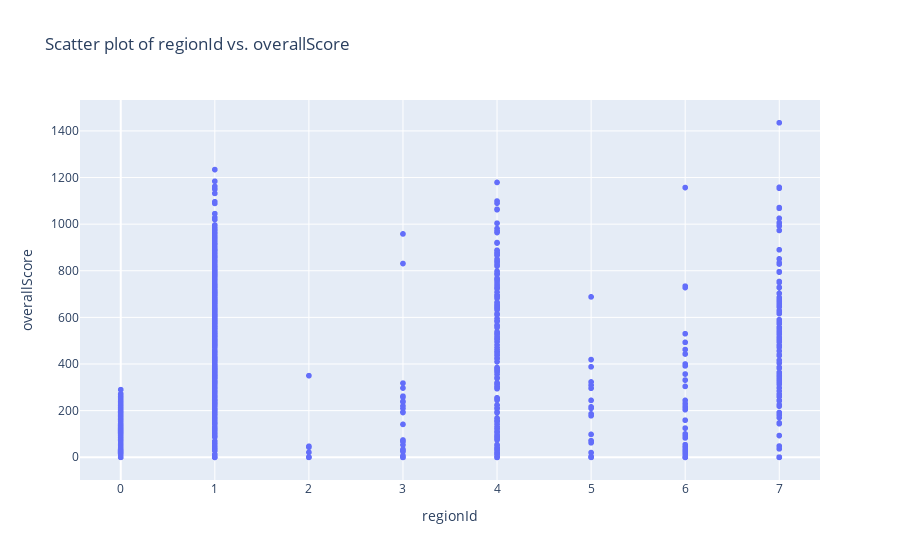
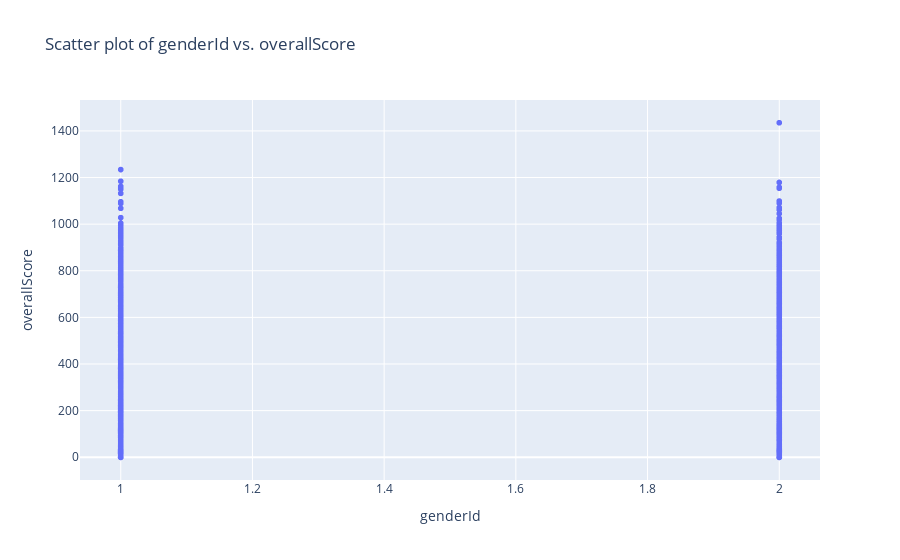
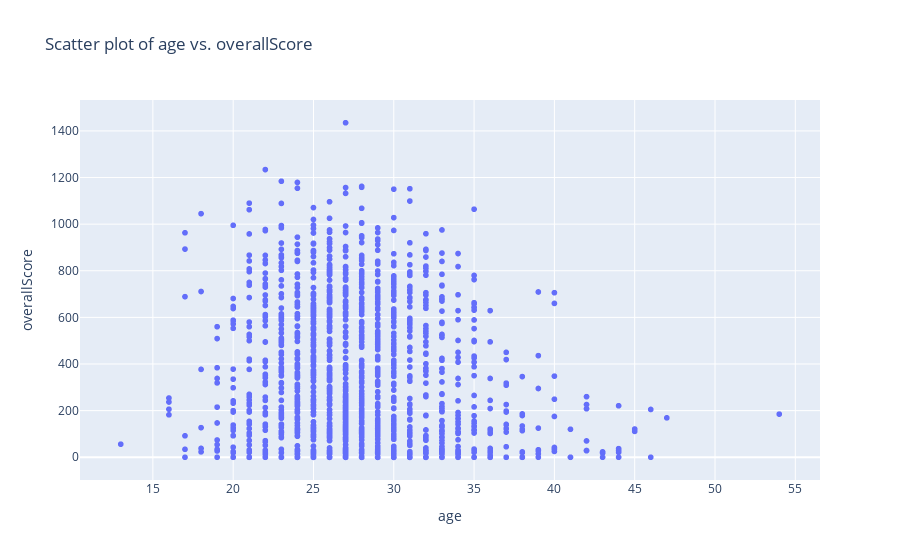
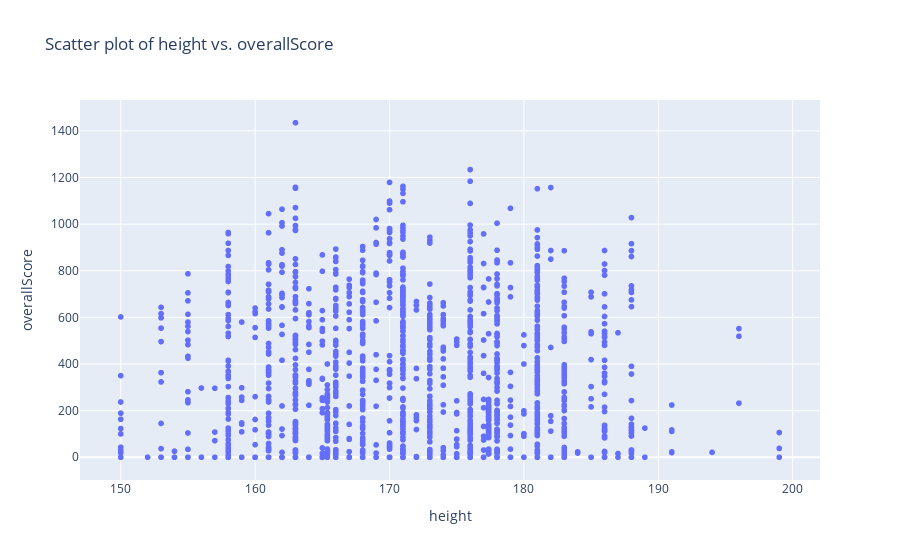

Notebook code cell kept with these figures, in order:
### Code cell
data = df_games_and_open[['regionId', 'genderId', 'age', 'height', 'weight', 'bmi', 'overallRank', 'overallScore', 'openRank', 'openScore',
                  'openCompetitor']]

# Get the list of column names, excluding the 'overallScores' column
x_columns = [col for col in data.columns if col != 'overallScore']

# Create a scatter plot for each column
for column in x_columns:
    fig = px.scatter(data_frame=data, x=column, y='overallScore', title=f'Scatter plot of {column} vs. overallScore')
    fig.show()

### Figure 1 — Plotly figure (JSON) as saved in the notebook; plotly's stock layout.template omitted (floating-point values rounded to 4 significant figures; data arrays with more than 128 entries replaced by an {"elided": "..."} marker saying what was removed)
{"data": [{"hovertemplate": "regionId=%{x}<br>overallScore=%{y}<extra></extra>", "legendgroup": "", "marker": {"color": "#636efa", "symbol": "circle"}, "mode": "markers", "name": "", "showlegend": false, "type": "scattergl", "x": {"elided": "1633 int values"}, "xaxis": "x", "y": {"elided": "1633 int values"}, "yaxis": "y"}], "layout": {"legend": {"tracegroupgap": 0}, "title": {"text": "Scatter plot of regionId vs. overallScore"}, "xaxis": {"anchor": "y", "domain": [0, 1], "title": {"text": "regionId"}}, "yaxis": {"anchor": "x", "domain": [0, 1], "title": {"text": "overallScore"}}}}

### Figure 2 — Plotly figure (JSON) as saved in the notebook; plotly's stock layout.template omitted (floating-point values rounded to 4 significant figures; data arrays with more than 128 entries replaced by an {"elided": "..."} marker saying what was removed)
{"data": [{"hovertemplate": "genderId=%{x}<br>overallScore=%{y}<extra></extra>", "legendgroup": "", "marker": {"color": "#636efa", "symbol": "circle"}, "mode": "markers", "name": "", "showlegend": false, "type": "scattergl", "x": {"elided": "1633 int values"}, "xaxis": "x", "y": {"elided": "1633 int values"}, "yaxis": "y"}], "layout": {"legend": {"tracegroupgap": 0}, "title": {"text": "Scatter plot of genderId vs. overallScore"}, "xaxis": {"anchor": "y", "domain": [0, 1], "title": {"text": "genderId"}}, "yaxis": {"anchor": "x", "domain": [0, 1], "title": {"text": "overallScore"}}}}

### Figure 3 — Plotly figure (JSON) as saved in the notebook; plotly's stock layout.template omitted (floating-point values rounded to 4 significant figures; data arrays with more than 128 entries replaced by an {"elided": "..."} marker saying what was removed)
{"data": [{"hovertemplate": "age=%{x}<br>overallScore=%{y}<extra></extra>", "legendgroup": "", "marker": {"color": "#636efa", "symbol": "circle"}, "mode": "markers", "name": "", "showlegend": false, "type": "scattergl", "x": {"elided": "1633 int values"}, "xaxis": "x", "y": {"elided": "1633 int values"}, "yaxis": "y"}], "layout": {"legend": {"tracegroupgap": 0}, "title": {"text": "Scatter plot of age vs. overallScore"}, "xaxis": {"anchor": "y", "domain": [0, 1], "title": {"text": "age"}}, "yaxis": {"anchor": "x", "domain": [0, 1], "title": {"text": "overallScore"}}}}

### Figure 4 — Plotly figure (JSON) as saved in the notebook; plotly's stock layout.template omitted (floating-point values rounded to 4 significant figures; data arrays with more than 128 entries replaced by an {"elided": "..."} marker saying what was removed)
{"data": [{"hovertemplate": "height=%{x}<br>overallScore=%{y}<extra></extra>", "legendgroup": "", "marker": {"color": "#636efa", "symbol": "circle"}, "mode": "markers", "name": "", "showlegend": false, "type": "scattergl", "x": {"elided": "1633 float values"}, "xaxis": "x", "y": {"elided": "1633 int values"}, "yaxis": "y"}], "layout": {"legend": {"tracegroupgap": 0}, "title": {"text": "Scatter plot of height vs. overallScore"}, "xaxis": {"anchor": "y", "domain": [0, 1], "title": {"text": "height"}}, "yaxis": {"anchor": "x", "domain": [0, 1], "title": {"text": "overallScore"}}}}
